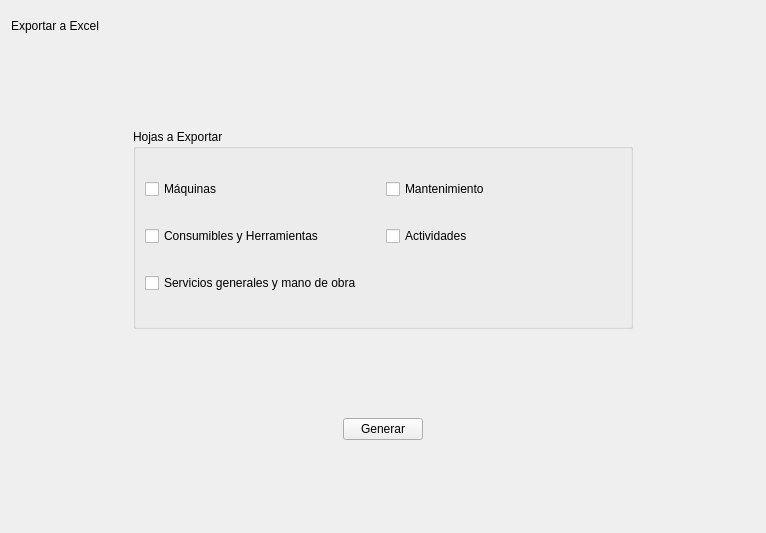
      <widget class="QWidget" name="page_11">
       <layout class="QVBoxLayout" name="verticalLayout_36">
        <item>
         <widget class="QLabel" name="label_24">
          <property name="minimumSize">
           <size>
            <width>0</width>
            <height>30</height>
           </size>
          </property>
          <property name="text">
           <string>Exportar a Excel</string>
          </property>
         </widget>
        </item>
        <item>
         <spacer name="verticalSpacer_53">
          <property name="orientation">
           <enum>Qt::Vertical</enum>
          </property>
          <property name="sizeHint" stdset="0">
           <size>
            <width>20</width>
            <height>82</height>
           </size>
          </property>
         </spacer>
        </item>
        <item>
         <layout class="QHBoxLayout" name="horizontalLayout_58">
          <item>
           <spacer name="horizontalSpacer_55">
            <property name="orientation">
             <enum>Qt::Horizontal</enum>
            </property>
            <property name="sizeType">
             <enum>QSizePolicy::Maximum</enum>
            </property>
            <property name="sizeHint" stdset="0">
             <size>
              <width>122</width>
              <height>20</height>
             </size>
            </property>
           </spacer>
          </item>
          <item>
           <widget class="QGroupBox" name="groupBox_21">
            <property name="minimumSize">
             <size>
              <width>500</width>
              <height>200</height>
             </size>
            </property>
            <property name="title">
             <string>Hojas a Exportar</string>
            </property>
            <layout class="QGridLayout" name="gridLayout_10">
             <item row="0" column="0">
              <widget class="QCheckBox" name="checkBox">
               <property name="text">
                <string>Máquinas</string>
               </property>
              </widget>
             </item>
             <item row="0" column="1">
              <widget class="QCheckBox" name="checkBox_3">
               <property name="text">
                <string>Mantenimiento</string>
               </property>
              </widget>
             </item>
             <item row="1" column="1">
              <widget class="QCheckBox" name="checkBox_5">
               <property name="text">
                <string>Actividades</string>
               </property>
              </widget>
             </item>
             <item row="1" column="0">
              <widget class="QCheckBox" name="checkBox_2">
               <property name="text">
                <string>Consumibles y Herramientas</string>
               </property>
              </widget>
             </item>
             <item row="2" column="0">
              <widget class="QCheckBox" name="checkBox_4">
               <property name="text">
                <string>Servicios generales y mano de obra</string>
               </property>
              </widget>
             </item>
            </layout>
           </widget>
          </item>
          <item>
           <spacer name="horizontalSpacer_56">
            <property name="orientation">
             <enum>Qt::Horizontal</enum>
            </property>
            <property name="sizeType">
             <enum>QSizePolicy::Maximum</enum>
            </property>
            <property name="sizeHint" stdset="0">
             <size>
              <width>122</width>
              <height>20</height>
             </size>
            </property>
           </spacer>
          </item>
         </layout>
        </item>
        <item>
         <spacer name="verticalSpacer_51">
          <property name="orientation">
           <enum>Qt::Vertical</enum>
          </property>
          <property name="sizeHint" stdset="0">
           <size>
            <width>20</width>
            <height>83</height>
           </size>
          </property>
         </spacer>
        </item>
        <item>
         <layout class="QHBoxLayout" name="horizontalLayout_36">
          <item>
           <spacer name="horizontalSpacer_53">
            <property name="orientation">
             <enum>Qt::Horizontal</enum>
            </property>
            <property name="sizeHint" stdset="0">
             <size>
              <width>40</width>
              <height>20</height>
             </size>
            </property>
           </spacer>
          </item>
          <item>
           <widget class="QPushButton" name="pushButton_31">
            <property name="text">
             <string>Generar</string>
            </property>
           </widget>
          </item>
          <item>
           <spacer name="horizontalSpacer_54">
            <property name="orientation">
             <enum>Qt::Horizontal</enum>
            </property>
            <property name="sizeHint" stdset="0">
             <size>
              <width>40</width>
              <height>20</height>
             </size>
            </property>
           </spacer>
          </item>
         </layout>
        </item>
        <item>
         <spacer name="verticalSpacer_52">
          <property name="orientation">
           <enum>Qt::Vertical</enum>
          </property>
          <property name="sizeHint" stdset="0">
           <size>
            <width>20</width>
            <height>82</height>
           </size>
          </property>
         </spacer>
        </item>
       </layout>
      </widget>
